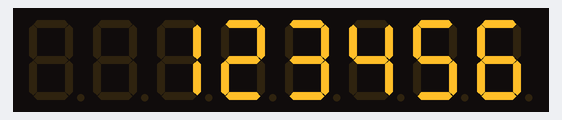
Simulated run of this sketch. Board: Arduino Uno, built with avr-gcc and run on an emulated ATmega328P. On the bench: 8-digit seven-segment display.

Above: at 0.1 s.
At 1.1 s:
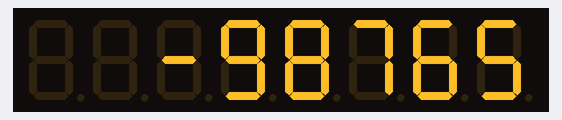

The sketch:

7Seg_Display_Part_2.ino
```cpp
#include "LedControl.h"

const int Data_Pin = 2;
const int CS_Pin = 3;
const int CLK_Pin = 4;

int Last_Amount_Of_Digits;

LedControl Seven_Seg_Display = LedControl(Data_Pin, CLK_Pin, CS_Pin, 1);

void setup()
{
  Seven_Seg_Display.shutdown(0, false);
  Seven_Seg_Display.setIntensity(0, 5);
}


void Display_Digits(long Number)
{
  // is the number within range?
  if (Number > 99999999 || Number < -9999999) return;

  // is the number to display positive or negative?
  bool negative = false;
  if (Number < 0) negative = true;

  // How many digits does the number have?
  int Amount_Of_Digits;
  if (Number == 0) Amount_Of_Digits = 1;
  else Amount_Of_Digits = floor(log10(abs(Number))) + 1;
  if (Amount_Of_Digits < Last_Amount_Of_Digits)
  {
    Seven_Seg_Display.clearDisplay(0);
  }
  Last_Amount_Of_Digits = Amount_Of_Digits;

  // put the digits onto the display
  Number = abs(Number);
  for (int Segment = 0; Segment < Amount_Of_Digits; Segment++)
  {
    Seven_Seg_Display.setDigit(0, Segment, Number % 10, false);
    Number = Number / 10;
  }

  // put a negative symbol if negative number
  if (negative == true) Seven_Seg_Display.setChar(0, Amount_Of_Digits, '-', false);
  else Seven_Seg_Display.setChar(0, Amount_Of_Digits, ' ', false);
}


void loop()
{

  Display_Digits(123456);
  delay(1000);
  Display_Digits(-98765);
  delay(1000);

}
```

Measured:
- what the display in image 1 shows lasts 1.0 s, from 1.0 s to 2.0 s
